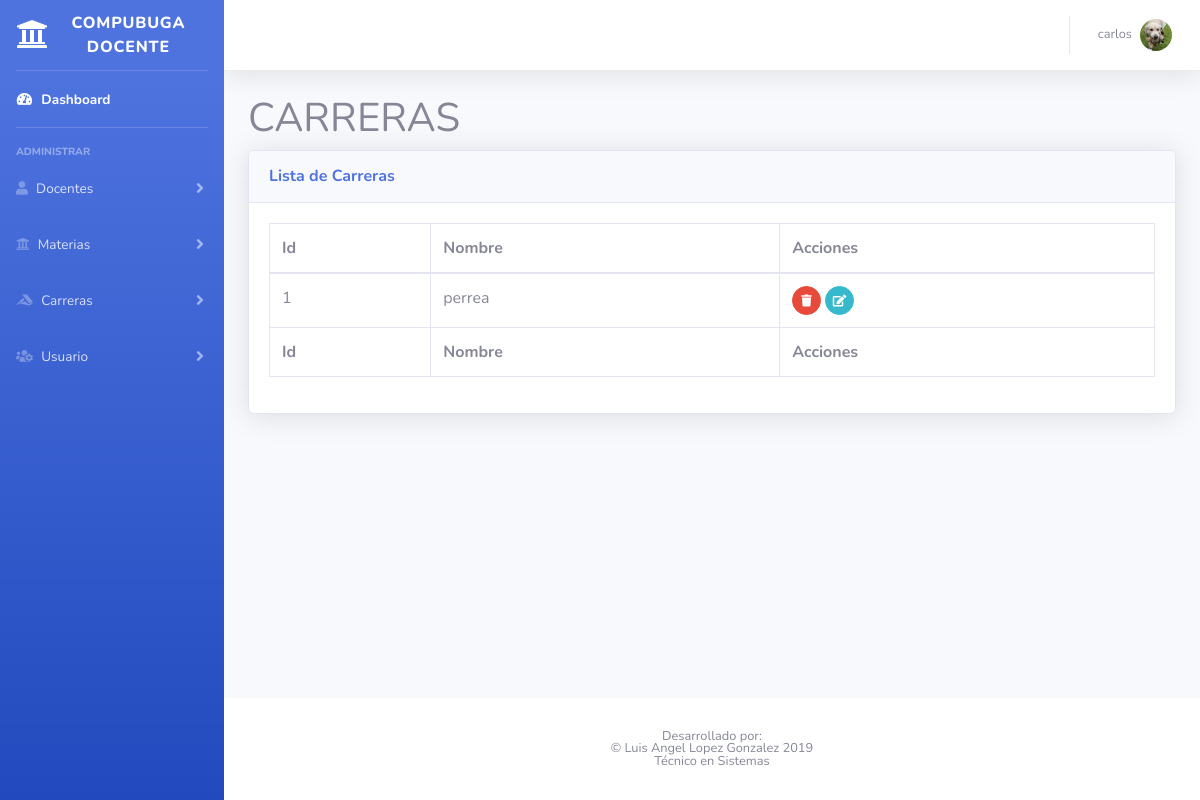
The page /carrera/carreraAdministrarVista.php (signed in) on the database as committed earlier.
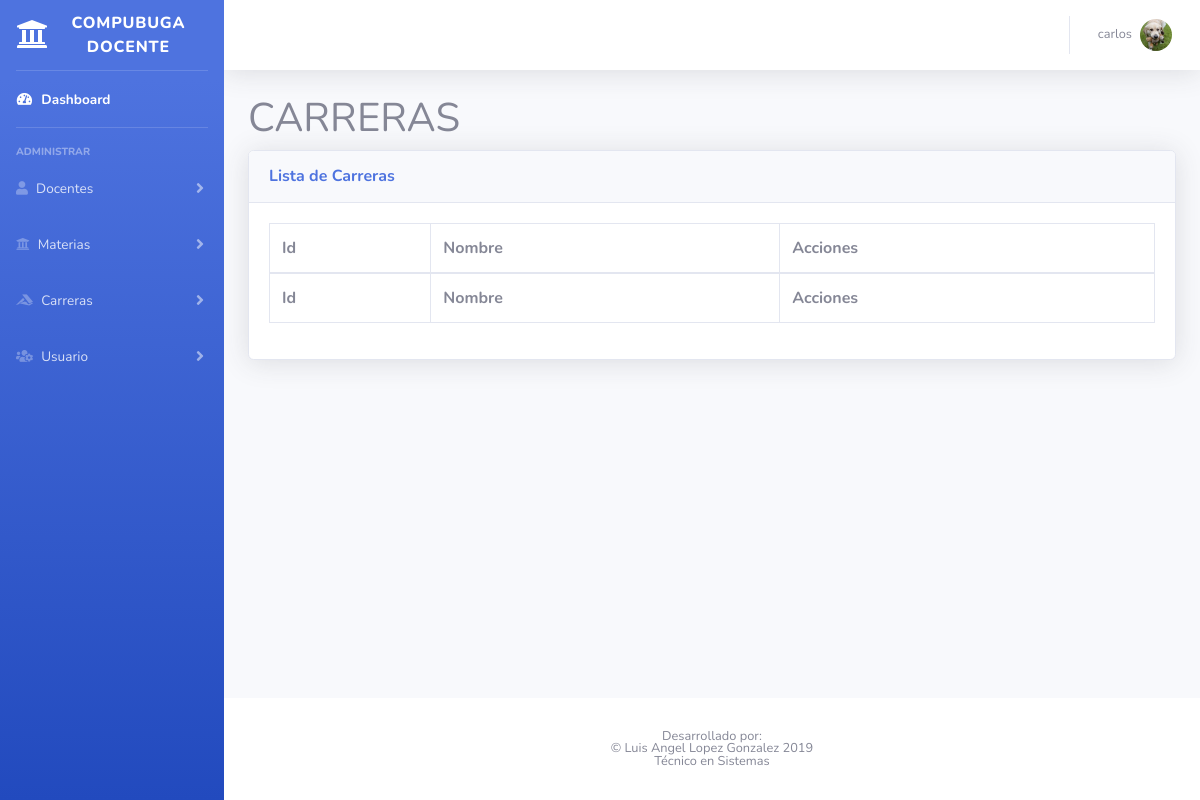
The same page on the database as committed later.
### tables this page shows
CREATE TABLE `carrera` (
  `id` int(11) NOT NULL,
  `nombre` varchar(100) NOT NULL
);

### carrera/carrerasModelo.php (called while the page is built, shortened)
<?php
include_once '../conexion.php';
class carrerasModelo {
    function mostrarTodos() {
        global $link;
        $consulta = "SELECT * FROM `carrera`";
        $query = mysqli_query($link, $consulta);
        return $query;
    }
}

### carrera/carreraAdministrarVista.php (the view, shortened to what this page needs)
<!DOCTYPE html>
<html lang="en">
    <head>
        <link href="../vendor/fontawesome-free/css/all.min.css" rel="stylesheet" type="text/css">
        <link href="../css/sb-admin-2.min.css" rel="stylesheet">
    </head>
    <body id="page-top">
        <div id="wrapper">
            <?php
            include_once '../componets/menu.php';
            ?>
            <div id="content-wrapper" class="d-flex flex-column">
                <div id="content">
                    <?php
                    include_once '../componets/navBar.php';
                    ?>
                    <div class="container">
                        <h1>CARRERAS</h1>
                        <div class="card shadow mb-4">
                            <div class="card-header py-3">
                                <h6 class="m-0 font-weight-bold text-primary">Lista de Carreras</h6>
                            </div>
                            <div class="card-body">
                                <div class="table-responsive">
                                    <table class="table table-bordered" id="dataTable" width="100%" cellspacing="0">
                                        <thead>
                                            <tr>
                                                <th>Id</th>
                                                <th>Nombre</th>
                                                <th>Acciones</th>
                                            </tr>
                                        </thead>
                                        <tfoot>
                                            <tr>
                                                <th>Id</th>
                                                <th>Nombre</th>
                                                <th>Acciones</th>
                                            </tr>
                                        </tfoot>
                                        <tbody>
                                            <?php
                                            include_once "carrerasModelo.php";
                                            $carrerasModelo = new carrerasModelo();
                                            $result = $carrerasModelo->mostrarTodos();
                                            $contador = 0;
                                            while ($fila = mysqli_fetch_array($result)) {
                                                if ($fila != NULL) {
                                                    $contador++;
                                                    echo '<tr>
                                            <td>' . $contador . '</td>
                                            <td>' . $fila['nombre'] . '</td>
                  <td>
                     <a href="#" onclick="eliminarModal(' . $fila['id'] . ')" class="btn btn-danger btn-circle btn-sm" data-toggle="tooltip" data-placement="bottom" title="Eliminar">
                        <i class="fas fa-trash"></i>
                          </a>
                    <a href="#" class="btn btn-info btn-circle btn-sm" data-toggle="tooltip" data-placement="bottom" title="Modificar">
                      <i class="fas fa-edit"></i>
                    </a>
                  </td>
                </tr>';
                                                }
                                            }
                                            ?>
                                        </tbody>
                                    </table>
                                </div>
                            </div>
                        </div>
                    </div>
                </div>
                <?php
                include_once '../componets/footer.php';
                ?>
            </div>
        </div>
    </body>
</html>

Rows that differ between the two databases and show on the page:
removed carrera: nombre "perrea"
